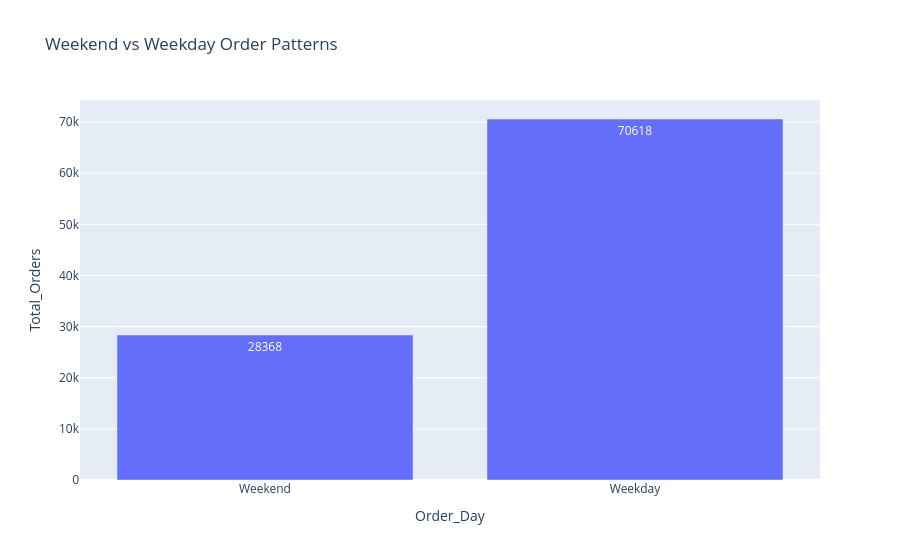

The notebook cell saved with this chart:
### Code cell
#  Bar Plot
import plotly.express as px

fig = px.bar(
    week_df,
    x="Order_Day",
    y="Total_Orders",
    title="Weekend vs Weekday Order Patterns",
    text="Total_Orders"
)

fig.show()

### Figure 1 — Plotly figure (JSON) as saved in the notebook; plotly's stock layout.template omitted (floating-point values rounded to 4 significant figures)
{"data": [{"hovertemplate": "Order_Day=%{x}<br>Total_Orders=%{text}<extra></extra>", "legendgroup": "", "marker": {"color": "#636efa", "pattern": {"shape": ""}}, "name": "", "orientation": "v", "showlegend": false, "text": [28370.0, 70620.0], "textposition": "auto", "type": "bar", "x": ["Weekend", "Weekday"], "xaxis": "x", "y": [28368, 70618], "yaxis": "y"}], "layout": {"barmode": "relative", "legend": {"tracegroupgap": 0}, "title": {"text": "Weekend vs Weekday Order Patterns"}, "xaxis": {"anchor": "y", "domain": [0, 1], "title": {"text": "Order_Day"}}, "yaxis": {"anchor": "x", "domain": [0, 1], "title": {"text": "Total_Orders"}}}}
